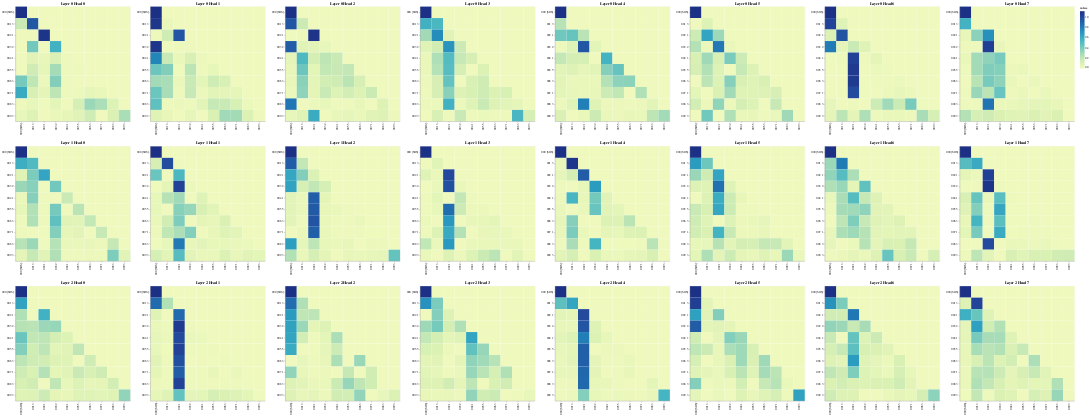

Notebook code cell kept with this figure:
### Code cell
# Decoder Self-Attention
get_all_attention_maps("decoder", layers, heads, decoder_input_tokens, decoder_input_tokens, min(20, sentence_len))
